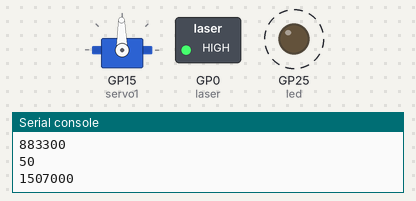
Simulated run of this program. Board: Raspberry Pi Pico running MicroPython. Parts: servo, switched loads named in the program (green lamp = pin HIGH), output pins drawn as LEDs (lit = HIGH), the last lines printed to the serial console. Dashed ring = blinking. Servo angles are drawn from the pulse width (0.5 ms = 0°, 2.5 ms = 180°).

Above: at 0.05 s.
At 2.55 s:
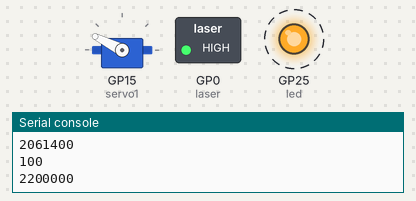
At 4.95 s:
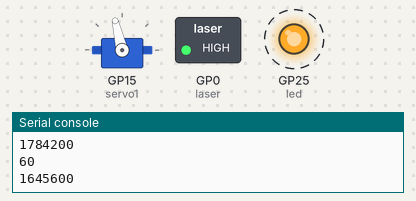
At 9.95 s:
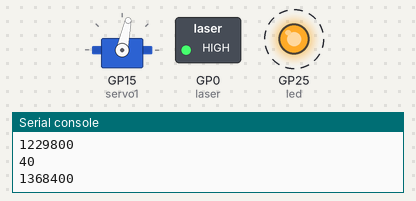
Timing chart, 0 to 13.0 s (numbered marks = the images above):
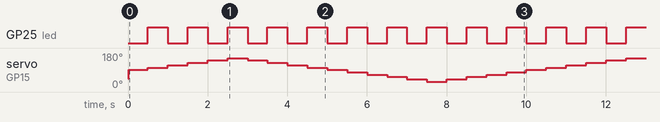

Measured:
- by itself, GP25 (led): alternates HIGH for 0.50 s and LOW for 0.50 s
- by itself, servo on GP15 (servo1): repeats every 10.0 s: 103° 0.50 s, 116° 0.50 s, 128° 0.50 s, 141° 0.50 s, 153° 0.50 s, 141° 0.50 s, 128° 0.50 s, 116° 0.50 s, 103° 0.50 s, 91° 0.50 s, 78° 0.50 s, 66° 0.50 s, 53° 0.50 s, 41° 0.50 s, 28° 0.50 s, 41° 0.50 s, 53° 0.50 s, 66° 0.50 s, 78° 0.50 s, 91° 0.50 s

The program:

servoCLASSvar_0.6.py
```python
from machine import Pin, PWM
import time
delay = 0.5
led = Pin(25, Pin.OUT)
led.value(1)
laser = Pin(0, Pin.OUT)
laser.value(1)

class Servo(PWM):
    def __init__(self, pin: Pin):
        super().__init__(pin)
        self.MIN = 814000
        self.MID = 1507000
        self.MAX = 2200000
        self.STEP = (self.MAX - self.MIN)/100
        super().duty_ns(self.MID)
    def duty(self,pos_perc):
        pos_ns = int((pos_perc * self.STEP)+self.MIN)
        super().duty_ns(pos_ns)
        print(pos_perc)
        print(pos_ns)


servo1 = Servo(Pin(15))
servo1.freq(50)
servo1.duty(5)

range = [50,60,70,80,90,100,90,80,70,60,50,40,30,20,10,0,10,20,30,40]

while True:
    for pos in range:
        servo1.duty(pos)
        led.toggle()
        time.sleep(delay)
```
